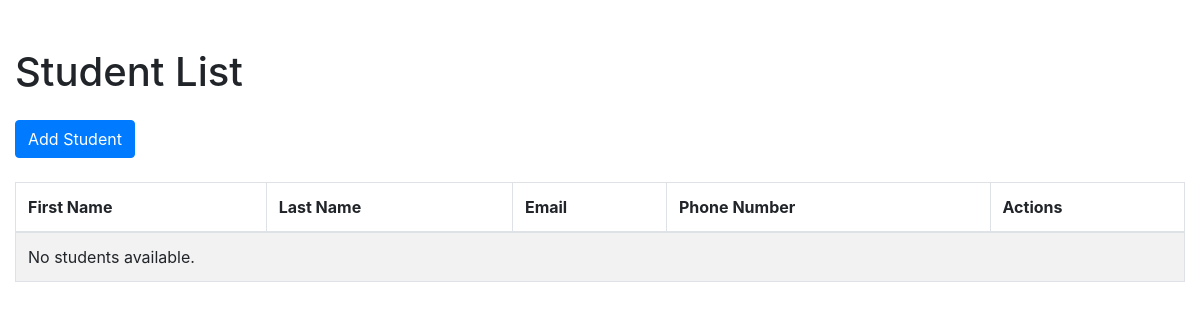
The app's page /, older data.
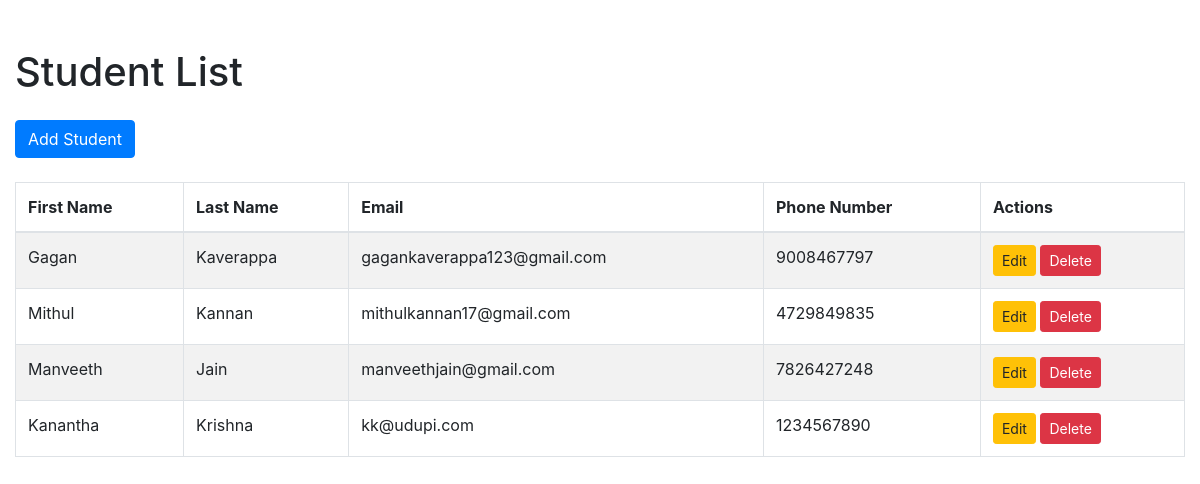
The same page, newer data.
### students/models.py (models this page shows, shortened)
class Students(models.Model):
    first_name = models.CharField(max_length=100)
    last_name = models.CharField(max_length=100)
    email = models.EmailField()
    phone_number = models.CharField(max_length=15)
    date_of_birth = models.DateField()

### students/views.py (the view)
# urls.py: path('', views.student_list, name='student_list'),
def student_list(request):
    students = Students.objects.all()
    return render(request, 'student_list.html', {'students': students})

### students/templates/student_list.html (shortened to what this page needs)
<!DOCTYPE html>
<html lang="en">
<head>
    <link rel="stylesheet" href="https://maxcdn.bootstrapcdn.com/bootstrap/4.5.2/css/bootstrap.min.css">
</head>
<body>
    <div class="container mt-5">
        <h1 class="mb-4">Student List</h1>
        <a href="{% url 'student_create' %}" class="btn btn-primary mb-4">Add Student</a>
        <div class="table-responsive">
            <table class="table table-striped table-bordered">
                <thead>
                    <tr>
                        <th>First Name</th>
                        <th>Last Name</th>
                        <th>Email</th>
                        <th>Phone Number</th>
                        <th>Actions</th>
                    </tr>
                </thead>
                <tbody>
                    {% for student in students %}
                    <tr>
                        <td>{{ student.first_name }}</td>
                        <td>{{ student.last_name }}</td>
                        <td>{{ student.email }}</td>
                        <td>{{ student.phone_number }}</td>
                        <td>
                            <a href="{% url 'student_update' student.id %}" class="btn btn-warning btn-sm">Edit</a>
                            <a href="{% url 'student_delete' student.id %}" class="btn btn-danger btn-sm">Delete</a>
                        </td>
                    </tr>
                    {% empty %}
                    <tr>
                        <td colspan="5">No students available.</td>
                    </tr>
                    {% endfor %}
                </tbody>
            </table>
        </div>
    </div>
</body>
</html>

### students/templates/student_list.html (style rules this page uses)
.container { max-width: 1200px; }

Row changes from the older to the newer data that the page shows:
added Students: first_name "Gagan", last_name "Kaverappa", email "gagankaverappa123@gmail.com", phone_number "9008467797"
added Students: first_name "Mithul", last_name "Kannan", email "mithulkannan17@gmail.com", phone_number "4729849835"
added Students: first_name "Manveeth", last_name "Jain", email "manveethjain@gmail.com", phone_number "7826427248"
added Students: first_name "Kanantha", last_name "Krishna", email "kk@udupi.com", phone_number "1234567890"
Text that changed along with them:
text no longer shown: "No students available."
